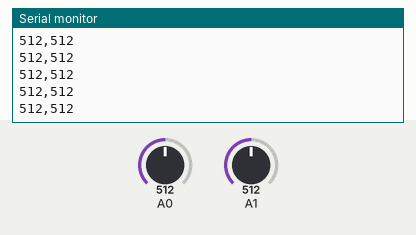
Bench run of a program on a simulated Arduino Nano 33 IoT. On the bench: the last lines printed to the serial monitor. Inputs (shaded band) come from the test bench; at power-on: A0 = 512, A1 = 512.

Above: at 1.2 s.
1.3 s: A0 set to 716
At 1.32 s:
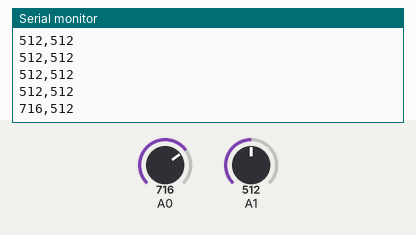
2.8 s: A1 set to 716
At 2.83 s:
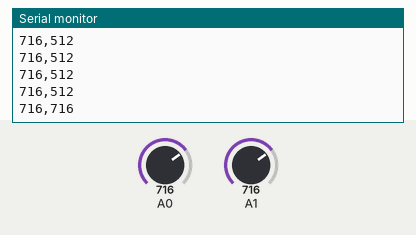
4.3 s: A0 set to 900
At 4.34 s:
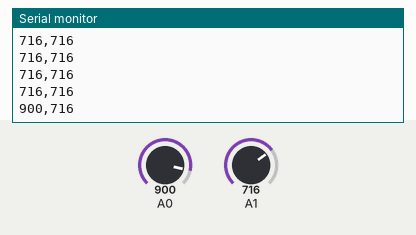
5.8 s: A1 set to 900
At 5.8 s:
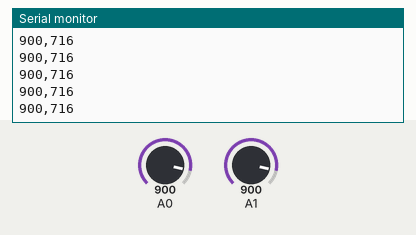
Timing chart, 0 to 8.3 s (numbered marks = the images above; inputs shaded):
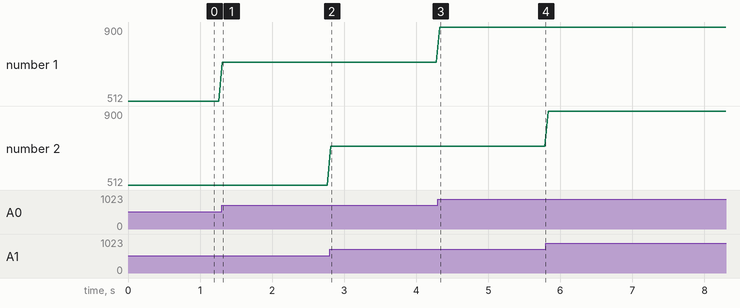

Measured:
- after the input at 1.3 s, the serial monitor: prints a new line at once (image 1)
- after the input at 2.8 s, the serial monitor: prints a new line at once (image 2)
- after the input at 4.3 s, the serial monitor: prints a new line at once (image 3)
- plotted number 1: 512 → 716 after the input at 1.3 s, 716 → 900 after the input at 4.3 s

The program:

main.cpp
```cpp
#include <Arduino.h>
#include <Servo.h>

Servo myServo;

//
// P5 to Arduino
//

// void setup() {
//   Serial.begin(9600);
//   myServo.attach(11);
// }
// void loop() {
//   if(Serial.available()){
//   byte byteFromSerial = Serial.read();
//   int mappedValue = map(byteFromSerial,0,100,0,170);
//   analogWrite(3,mappedValue);
//   myServo.write(mappedValue);
//   }
// }

//
// Multiple values with parseInt()
//
// void setup() {
//   Serial.begin(9600);
//   myServo.attach(11);
// }
// void loop() {
//   if (Serial.available()) {

//     // read first part of string as int
//     int fromSerial = Serial.parseInt();
//     analogWrite(3, fromSerial);

//     // read second part of string as int
//     fromSerial = Serial.parseInt();
//     analogWrite(5, fromSerial);
//   }
// }

//
// Multiple ASCII values, Arduino to P5
//
void setup() {
  Serial.begin(9600);
}
void loop() {
  int valueToSend = analogRead(A0);
  Serial.print(valueToSend);
  Serial.print(",");
  valueToSend = analogRead(A1);
  Serial.println(valueToSend);
  delay (50);
}
```
